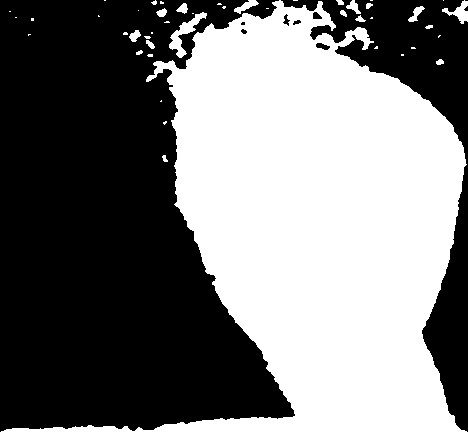
#> input picture RecOfgest/data/gesture_data/0/103.png, 468 x 434 px, given in place of the camera
$ python img_collect.py
#> lines starting #> are read from the running program, lines starting #| are printed output that depends on the picture; after the words box and inside, x2 and y2 are one past the last pixel; in counts of white or black regions, pixels touching at a corner belong together
import os
import cv2 as cv

def get_image_count(label):
    folder = f"E:\\Python\\ML\\RecOfgest\\data\\gesture_data\\{label}"
    if not os.path.exists(folder):
        os.makedirs(folder)
    return len([name for name in os.listdir(folder) if os.path.isfile(os.path.join(folder, name))])

def save_image(img, label, count):
    path = f"E:\\Python\\ML\\RecOfgest\\data\\gesture_data\\{label}\\{count}.png"
    cv.imencode('.jpg', img)[1].tofile(path)
    print(f'正在保存{label}-roi图片, 本次图片编号: {count}')

if __name__ == "__main__":
    cap = cv.VideoCapture(0)  # 调用摄像头
    if not cap.isOpened():
        print("无法打开摄像头")
        exit()

    # 初始化各个手势和人脸图片的计数器
    m_0 = get_image_count('0')  # 手势0
    m_1 = get_image_count('1')  # 手势1
    m_2 = get_image_count('2')  # 手势2
    m_3 = get_image_count('3')  # 手势3
    m_4 = get_image_count('4')  # 手势4
    m_5 = get_image_count('5')  # 手势5
    m_f = get_image_count('face')  # 人脸（加个人脸标签用于避免将人脸错误识别）

    while True:
        success, frame = cap.read()  # 读取每一帧
#> frame is the input picture: shape (434, 468, 3); min 0, max 255, mean 121
        if not success:
            print("无法读取摄像头帧")
            break
        new_img = cv.flip(frame, 1)  # 翻转图像
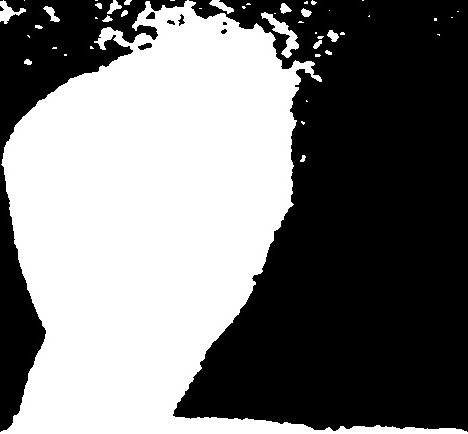
#> new_img: shape (434, 468, 3); min 0, max 255, mean 121
        roi = new_img

        # YCrCb之Cr分量 + OTSU二值化（肤色检测）
        ycrcb = cv.cvtColor(roi, cv.COLOR_BGR2YCrCb)  # 把图像转换到YUV色域
#> ycrcb: shape (434, 468, 3); mean of channels 0, 1, 2 121, 128, 128
        (y, cr, cb) = cv.split(ycrcb)  # 图像分割, 分别获取y, cr, cb通道图像
#> cr: shape (434, 468); every value is 128

        # 高斯滤波, cr 是待滤波的源图像数据, (5,5)是窗口大小, 0 是指根据窗口大小来计算高斯函数标准差
        cr1 = cv.GaussianBlur(cr, (5, 5), 0)  # 对cr通道分量进行高斯滤波
        # 根据OTSU算法求图像阈值, 对图像进行二值化
        _, skin1 = cv.threshold(cr1, 0, 255, cv.THRESH_BINARY + cv.THRESH_OTSU)
#> skin1: shape (434, 468); every value is 255
        cv.imshow('skin1', skin1)  # 展示处理后的图片

        # 轮廓查找
        contours, hierarchy = cv.findContours(skin1, cv.RETR_TREE, cv.CHAIN_APPROX_SIMPLE)
#> contours = [[[0, 0], [0, 433], [467, 433], [467, 0]]]
        for item in contours:  # 遍历所有轮廓
            (x, y, w, h) = cv.boundingRect(item)  # 获得最小矩形框架
            if w >= 50 and h >= 50:  # 在较大的框架中查找
                img = skin1[y : y + h, x : x + w]  # 获得矩形轮廓图
                cv.imshow('img', img)  # 展示矩形轮廓图
                cv.rectangle(new_img, (x, y), (x + w, y + h), (255, 0, 0), 2)  # 在new_img中用矩形框出
#> this loop made 1 pass
#> (item, x, y, w, h) on pass 1: ([[0, 0], [0, 433], [467, 433], [467, 0]], 0, 0, 468, 434)
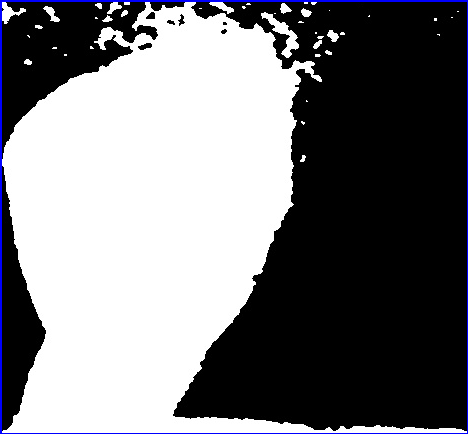
#> new_img: shape (434, 468, 3); 1.33% of pixels changed, all inside (x1, y1, x2, y2) = (0, 0, 468, 434)

        cv.imshow("frame", new_img)  # 展示new_img图像

        k = cv.waitKey(1) & 0xFF  # 等待键盘触发
#> (key q is pressed here)
        if k != 255:
            print(f"按键检测到: {chr(k)}")
#| 按键检测到: q

        if k == ord(' '):  # 按下空格退出
            break
        elif k == ord('a'):  # 按A收集手势"0"图片
            save_image(img, '0', m_0)
            m_0 += 1
        elif k == ord('s'):  # 按S收集手势"1"图片
            save_image(img, '1', m_1)
            m_1 += 1
        elif k == ord('d'):  # 按D收集手势"2"图片
            save_image(img, '2', m_2)
            m_2 += 1
        elif k == ord('q'):  # 按Q收集手势"3"图片
            save_image(img, '3', m_3)
            m_3 += 1
        elif k == ord('w'):  # 按W收集手势"4"图片
            save_image(img, '4', m_4)
            m_4 += 1
        elif k == ord('e'):  # 按E收集手势"5"图片
            save_image(img, '5', m_5)
            m_5 += 1
        elif k == ord('f'):  # 按F收集人脸图片
            save_image(img, 'face', m_f)
            m_f += 1

    cap.release()  # 释放摄像头资源
    cv.destroyAllWindows()  # 释放opencv创建的所有窗口

$ run again, on RecOfgest/data/gesture_data/0/108.png
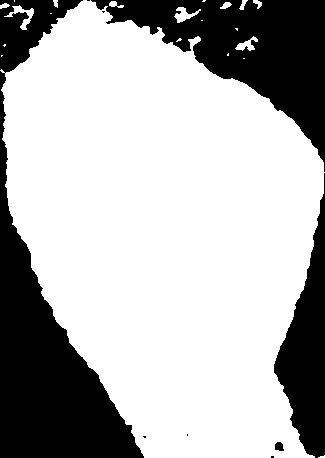
#> input picture RecOfgest/data/gesture_data/0/108.png, 325 x 458 px, given in place of the camera
#> frame is the input picture: shape (458, 325, 3); min 0, max 255, mean 179.6
#> `new_img = cv.flip(frame, 1)`:
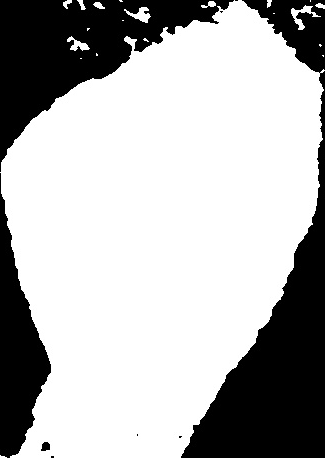
#> new_img: shape (458, 325, 3); min 0, max 255, mean 179.6
#> ycrcb: shape (458, 325, 3); mean of channels 0, 1, 2 179.6, 128, 128
#> cr: shape (458, 325); every value is 128
#> skin1: shape (458, 325); every value is 255
#> contours = [[[0, 0], [0, 457], [324, 457], [324, 0]]]
#> the loop `for item in contours:` made 1 pass
#> (item, x, y, w, h) on pass 1: ([[0, 0], [0, 457], [324, 457], [324, 0]], 0, 0, 325, 458)
#> after the loop `for item in contours:`:
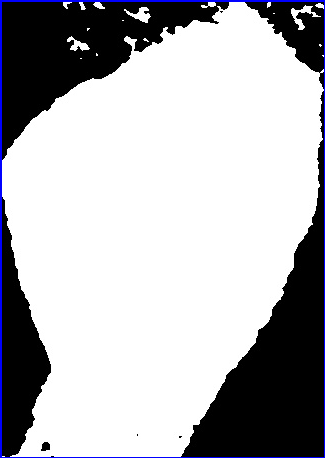
#> new_img: shape (458, 325, 3); 1.57% of pixels changed, all inside (x1, y1, x2, y2) = (0, 0, 325, 458)
#| 按键检测到: q
